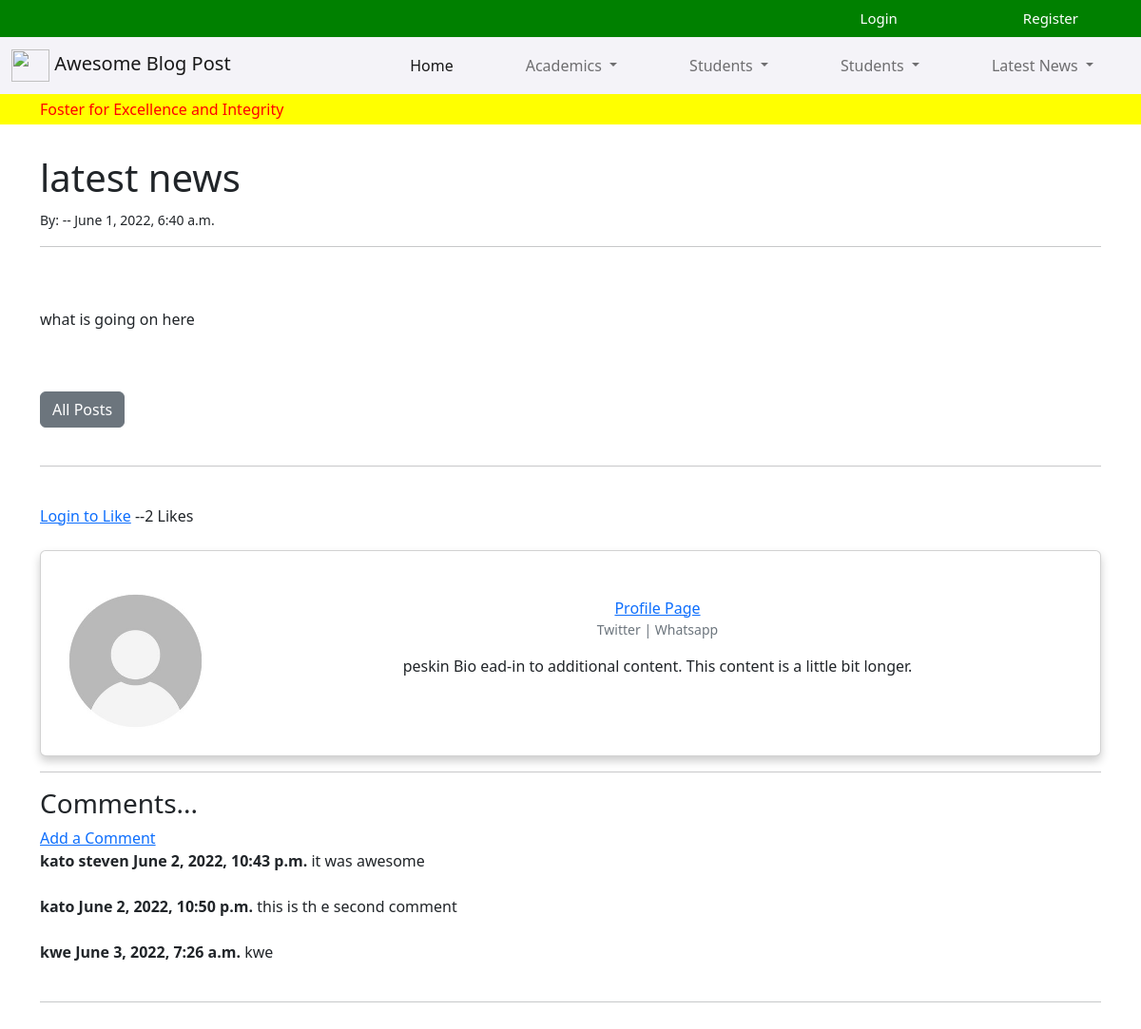
The page /article/31 on the database its author committed.
### theblog/models.py (models this page shows, shortened)
class Post(models.Model):
    title = models.CharField(max_length=200)
    header_image = models.ImageField(null=True, blank=True, upload_to="images/")
    snippet = models.CharField(max_length=500)
    author = models.ForeignKey(User, on_delete=models.CASCADE)
    body = RichTextUploadingField(blank=True, null=True)
    created_at = models.DateTimeField(default=datetime.now, blank=True)
    category = models.CharField(max_length=200, default='Testing')
    likes = models.ManyToManyField(User, related_name='blog_bost')
    def total_likes(self):
        return self.likes.count()
    class Meta:
        verbose_name_plural = "Posts"

class Profile(models.Model):
    user = models.OneToOneField(User, null=True, on_delete=models.CASCADE)
    bio = RichTextUploadingField(blank=True, null=True)
    profile_pic = models.ImageField(null=True, blank=True, upload_to="images/profile")
    website = models.CharField(max_length=200,blank=True, null=True)
    facebook = models.CharField(max_length=200,blank=True, null=True)
    twitter = models.CharField(max_length=200,blank=True, null=True)

class Comment(models.Model):
    post = models.ForeignKey(Post,related_name='comments', on_delete=models.CASCADE)
    name = models.CharField(max_length=500)
    body = models.TextField(blank=True, null=True)
    date_added = models.DateTimeField(auto_now_add=True)

### theblog/views.py (the view)
# urls.py: path('article/<int:pk>', ArticlaDetailView.as_view(), name="article_details"),
class ArticlaDetailView(DetailView):
    model = Post
    template_name = 'article_details.html'
    def get_context_data(self, *args, **kwargs):
        cat_menu = Category.objects.all()
        context = super(ArticlaDetailView,self).get_context_data(*args, **kwargs)
        stuff = get_object_or_404(Post, id=self.kwargs['pk'])
        total_likes = stuff.total_likes() #check in modal.py for total likes fxn
        liked = False
        if stuff.likes.filter(id=self.request.user.id).exists():
            liked = True
        context["cat_menu"] = cat_menu
        context["total_likes"] = total_likes
        context["liked"] = liked
        return context

### theblog/templates/article_details.html (shortened to what this page needs)
{% extends 'base.html' %}
{% block content %}
{% load static %}
<h1>{{post.title}}</h1>
<small>By: {{post.author.first_name}} {{post.author.last_name}} -- {{post.created_at}}
</small>
<br>
<hr>
<br><br>
{{post.body|safe}}
<br><br>
<a href="{%url 'home'%}" class="btn btn-secondary">All Posts</a>
<br>
<br>
<hr>
<br>
<form action="{% url 'like_post' post.pk %}" method="POST">
{% if user.is_authenticated %}
    {% if liked %}
        <button type="submit", name="post_id",  value="{{ post.id }}",
        class="btn btn-danger btn-sm">Unlike</button>
    {% else %}
        <button type="submit", name="post_id",  value="{{ post.id }}",
        class="btn btn-primary btn-sm">Like</button>
    {% endif %}
{% else %}
    <a class="btn-secondary" href="{% url 'login' %}">Login to Like</a>
    {% endif %}
 --{{ total_likes }} Likes
</form>
<br>
  <div class="card mb-3">
    <div class="row g-0">
      <div class="col-md-2">
{% if post.author.profile.profile_pic %}
        <img src="{{post.author.profile.profile_pic.url}}" class="img-fluid rounded-start" alt=".d.." >
{% else %}
        <img src="{% static 'images/profile.jpeg' %}" class="img-fluid rounded-start" alt=".d.." >
{% endif %}
      </div>
      <div class="col-md-10">
        <div class="card-body">
            <a href="{% url 'user_profile' post.author.profile.id %}">Profile Page</a>
            <p  class="small text-muted">
                Twitter | Whatsapp</p>
          <p class="card-text">{{post.author.profile.bio}}   ead-in to additional content. This content is a little bit longer. </p>
        </div>
      </div>
    </div>
  </div>
  <hr>
<h3>Comments...</h3>
{% if not post.comments.all %}
No coments Yet, Add one <a href="{% url 'add_comment' post.pk %}">Add a Comment</a>
{% else %}
<a href="{% url 'add_comment' post.pk %}">Add a Comment</a>
<br>
{% for comment in post.comments.all %}
    <strong>{{comment.name}}</strong>
    <strong>{{comment.date_added}}</strong>
    {{comment.body}}
  <br><br>
{% endfor %}
<hr>
{% endif %}
<br><br>
<br><br>
{% endblock %}

### theblog/static/style.css (style rules this page uses)
.card { padding: 1.5em .5em .5em; border-radius: 2em; text-align: center; box-shadow: 0 5px 10px rgba(0,0,0,.2); }

### rows shown on the page
Post: title "latest news", created_at "June 1, 2022, 6:40 a.m.", body "what is going on here", author.profile.bio "peskin Bio"
Comment: name "kato steven", date_added "June 2, 2022, 10:43 p.m.", body "it was awesome"
Comment: name "kato", date_added "June 2, 2022, 10:50 p.m.", body "this is th e second comment"
Comment: name "kwe", date_added "June 3, 2022, 7:26 a.m.", body "kwe"

### other values the page prints
{{ total_likes }} "2"
